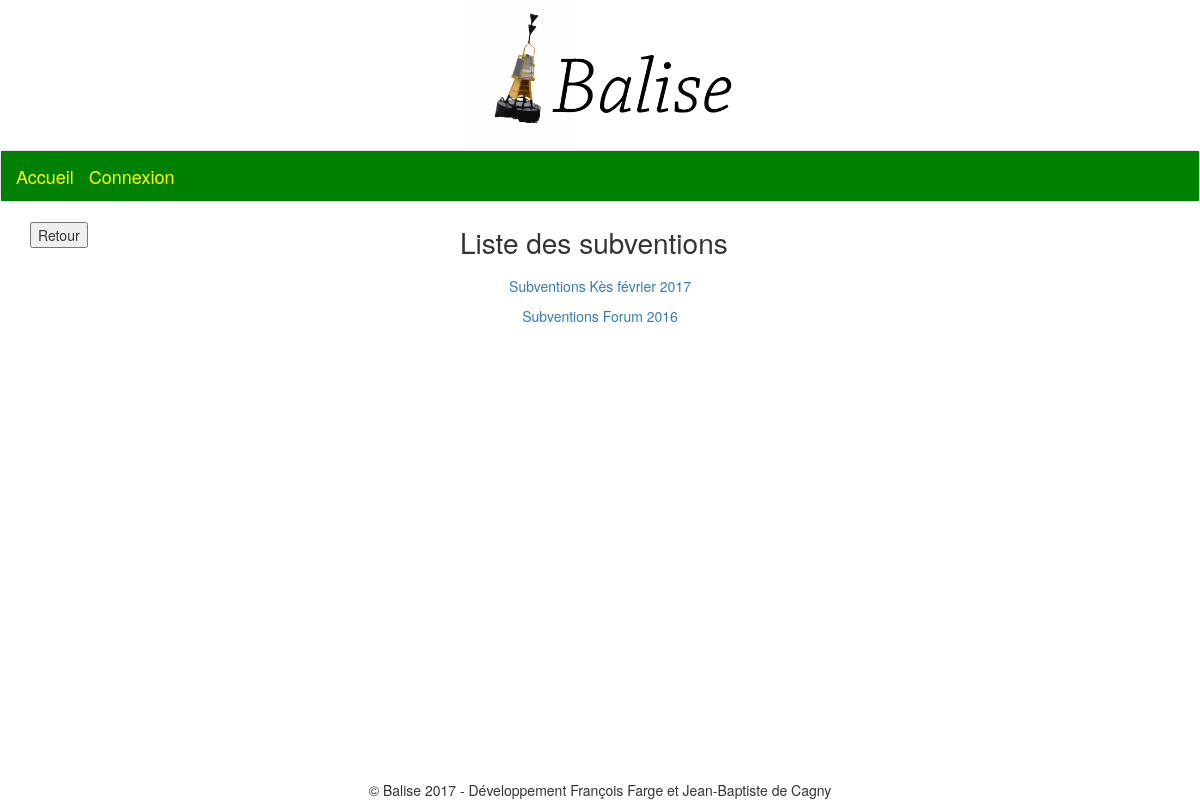
The app's page /subventions/, older data.
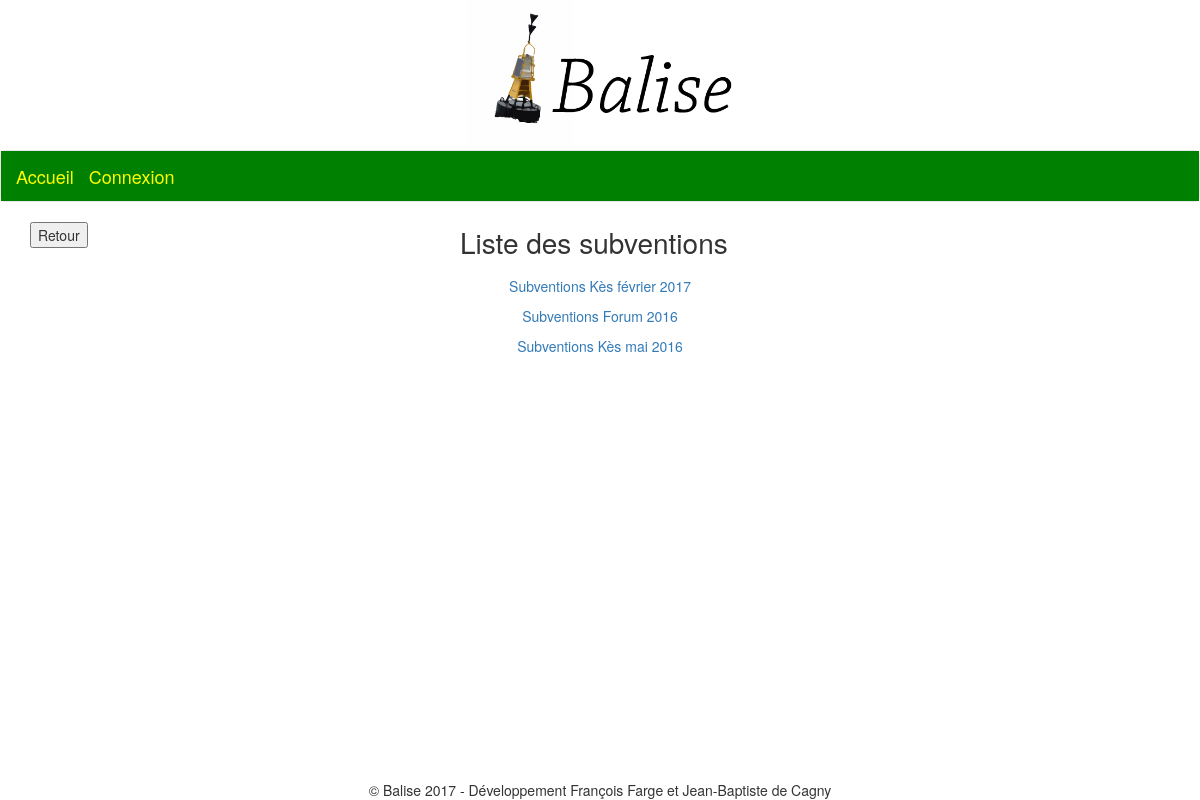
The same page, newer data.
### subventions/models.py (models this page shows, shortened)
class VagueSubventions(models.Model):
	type_subvention = models.ForeignKey(TypeSubvention)
	annee = models.CharField(max_length=4)
	class Meta:
		unique_together = ('type_subvention', 'annee')
		ordering = ('-annee',)
	@models.permalink
	def view_self_url(self):
		return ('view_vague', [self.id])

class TypeSubvention(models.Model):
	nom = models.CharField(max_length=30)
	deblocable = models.BooleanField()
	class Meta:
		unique_together = ('nom',)
	def __str__(self):
		return self.nom

### subventions/views.py (the view)
def subventions_home(request):
	vagues_subventions = VagueSubventions.objects.all()
	return render(request, 'subventions/subventions_home.html', locals())

### subventions/templates/subventions/subventions_home.html
{% extends 'base.html' %}
{% block content %}
	<section id="compta-title-and-return">
		<div class="return-button">
			<form action="../">
				<input type="submit" value="Retour" />
			</form>
		</div>
		<div id="compta-title-cropped">
			<div id="page-title">Liste des subventions</div>
		</div>
	</section>
	<section>
		<div class="txtcentre">
		{% for vague in vagues_subventions %}
			<p><a href={{ vague.view_self_url }}>Subventions {{ vague.type_subvention }} {{ vague.annee }}</a></p>
		{% endfor %}
		</div>
	</section>
{% endblock %}

Row changes from the older to the newer data that the page shows:
added VagueSubventions: type_subvention "Kès mai", annee "2016"
